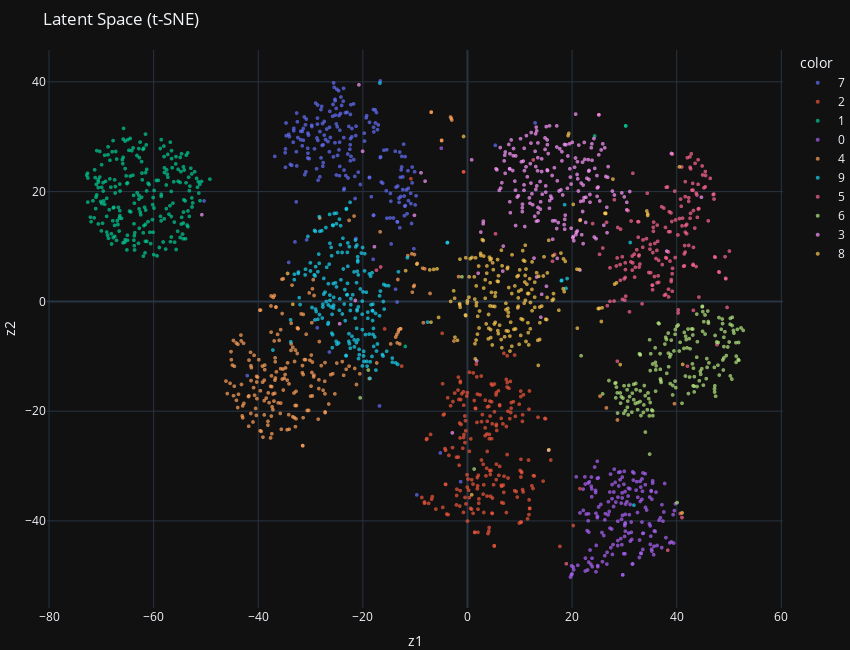

Here is the notebook cell this chart was saved with:
### Code cell
plot_latent_space(vae, test_dl, use_3d=False, reducer='tsne')

### Figure 1 — Plotly figure (JSON) as saved in the notebook; plotly's stock layout.template omitted (floating-point values rounded to 4 significant figures; data arrays with more than 128 entries replaced by an {"elided": "..."} marker saying what was removed)
{"data": [{"hovertemplate": "color=7<br>x=%{x}<br>y=%{y}<extra></extra>", "legendgroup": "7", "marker": {"color": "#636efa", "line": {"width": 0}, "opacity": 0.7, "size": 4, "symbol": "circle"}, "mode": "markers", "name": "7", "showlegend": true, "type": "scattergl", "x": {"elided": "205 float values"}, "xaxis": "x", "y": {"elided": "205 float values"}, "yaxis": "y"}, {"hovertemplate": "color=2<br>x=%{x}<br>y=%{y}<extra></extra>", "legendgroup": "2", "marker": {"color": "#EF553B", "line": {"width": 0}, "opacity": 0.7, "size": 4, "symbol": "circle"}, "mode": "markers", "name": "2", "showlegend": true, "type": "scattergl", "x": {"elided": "219 float values"}, "xaxis": "x", "y": {"elided": "219 float values"}, "yaxis": "y"}, {"hovertemplate": "color=1<br>x=%{x}<br>y=%{y}<extra></extra>", "legendgroup": "1", "marker": {"color": "#00cc96", "line": {"width": 0}, "opacity": 0.7, "size": 4, "symbol": "circle"}, "mode": "markers", "name": "1", "showlegend": true, "type": "scattergl", "x": {"elided": "234 float values"}, "xaxis": "x", "y": {"elided": "234 float values"}, "yaxis": "y"}, {"hovertemplate": "color=0<br>x=%{x}<br>y=%{y}<extra></extra>", "legendgroup": "0", "marker": {"color": "#ab63fa", "line": {"width": 0}, "opacity": 0.7, "size": 4, "symbol": "circle"}, "mode": "markers", "name": "0", "showlegend": true, "type": "scattergl", "x": {"elided": "175 float values"}, "xaxis": "x", "y": {"elided": "175 float values"}, "yaxis": "y"}, {"hovertemplate": "color=4<br>x=%{x}<br>y=%{y}<extra></extra>", "legendgroup": "4", "marker": {"color": "#FFA15A", "line": {"width": 0}, "opacity": 0.7, "size": 4, "symbol": "circle"}, "mode": "markers", "name": "4", "showlegend": true, "type": "scattergl", "x": {"elided": "217 float values"}, "xaxis": "x", "y": {"elided": "217 float values"}, "yaxis": "y"}, {"hovertemplate": "color=9<br>x=%{x}<br>y=%{y}<extra></extra>", "legendgroup": "9", "marker": {"color": "#19d3f3", "line": {"width": 0}, "opacity": 0.7, "size": 4, "symbol": "circle"}, "mode": "markers", "name": "9", "showlegend": true, "type": "scattergl", "x": {"elided": "194 float values"}, "xaxis": "x", "y": {"elided": "194 float values"}, "yaxis": "y"}, {"hovertemplate": "color=5<br>x=%{x}<br>y=%{y}<extra></extra>", "legendgroup": "5", "marker": {"color": "#FF6692", "line": {"width": 0}, "opacity": 0.7, "size": 4, "symbol": "circle"}, "mode": "markers", "name": "5", "showlegend": true, "type": "scattergl", "x": {"elided": "179 float values"}, "xaxis": "x", "y": {"elided": "179 float values"}, "yaxis": "y"}, {"hovertemplate": "color=6<br>x=%{x}<br>y=%{y}<extra></extra>", "legendgroup": "6", "marker": {"color": "#B6E880", "line": {"width": 0}, "opacity": 0.7, "size": 4, "symbol": "circle"}, "mode": "markers", "name": "6", "showlegend": true, "type": "scattergl", "x": {"elided": "178 float values"}, "xaxis": "x", "y": {"elided": "178 float values"}, "yaxis": "y"}, {"hovertemplate": "color=3<br>x=%{x}<br>y=%{y}<extra></extra>", "legendgroup": "3", "marker": {"color": "#FF97FF", "line": {"width": 0}, "opacity": 0.7, "size": 4, "symbol": "circle"}, "mode": "markers", "name": "3", "showlegend": true, "type": "scattergl", "x": {"elided": "207 float values"}, "xaxis": "x", "y": {"elided": "207 float values"}, "yaxis": "y"}, {"hovertemplate": "color=8<br>x=%{x}<br>y=%{y}<extra></extra>", "legendgroup": "8", "marker": {"color": "#FECB52", "line": {"width": 0}, "opacity": 0.7, "size": 4, "symbol": "circle"}, "mode": "markers", "name": "8", "showlegend": true, "type": "scattergl", "x": {"elided": "192 float values"}, "xaxis": "x", "y": {"elided": "192 float values"}, "yaxis": "y"}], "layout": {"height": 650, "legend": {"title": {"text": "color"}, "tracegroupgap": 0}, "margin": {"b": 0, "l": 0, "r": 0, "t": 50}, "title": {"text": "Latent Space (t-SNE)"}, "width": 850, "xaxis": {"anchor": "y", "domain": [0, 1], "title": {"text": "z1"}}, "yaxis": {"anchor": "x", "domain": [0, 1], "title": {"text": "z2"}}}}
